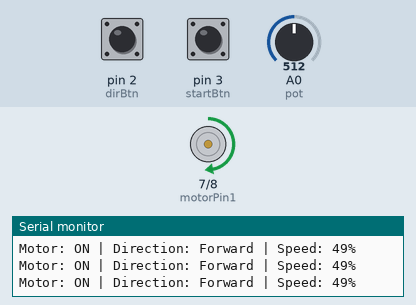
The sketch below on a simulated Arduino Uno, built with avr-gcc and run on an emulated ATmega328P. On the bench: motor-driver pin pairs drawn as motors (green arrow = first pin HIGH = forward, orange = second pin HIGH = backward, longer = more drive, scaled by the enable pin), the last lines printed to the serial monitor. The inputs (shaded band) are chosen by the test bench; at power-on: A0 (pot) = 512, pin 2 (dirBtn) HIGH, pin 3 (startBtn) HIGH.

Above: at 1.2 s.
1.3 s: A0 (pot) set to 1023
At 2.5 s:
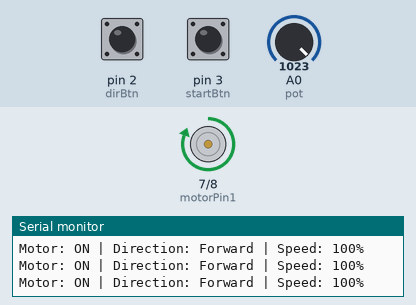
2.8 s: pin 2 (dirBtn) pulled LOW for 0.15 s
At 4.0 s:
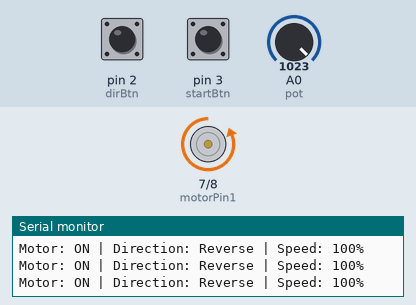
4.4 s: pin 3 (startBtn) pulled LOW for 0.15 s
At 5.7 s:
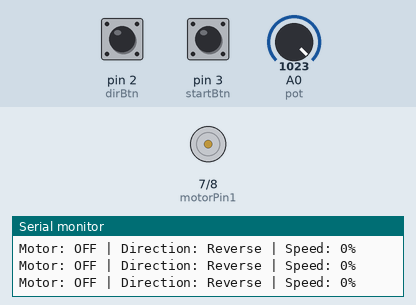
6.0 s: pin 2 (dirBtn) pulled LOW for 1 s
8.5 s: pin 3 (startBtn) pulled LOW for 1 s
At 9.7 s:
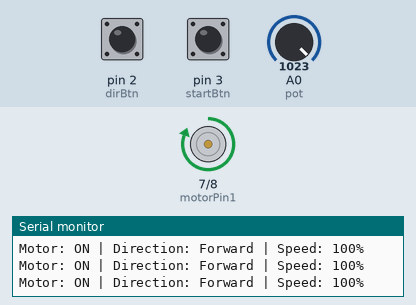
11.0 s: A0 (pot) set to 716
At 12.3 s:
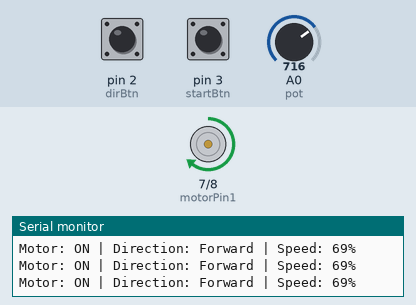
Timing chart, 0 to 13.5 s (numbered marks = the images above; inputs shaded):
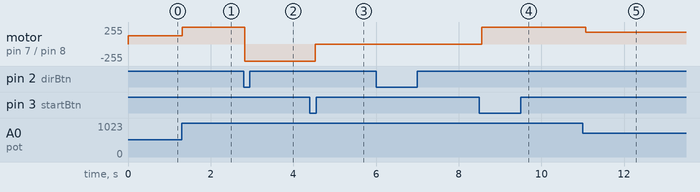

The sketch:

dc_motor.ino
```cpp
const int pot = A0;
const int dirBtn = 2;
const int startBtn = 3;

const int enablePin = 9;
const int motorPin1 = 7;
const int motorPin2 = 8;

bool motorOn = true;
bool forward = true;

bool oldDirBtn = HIGH;
bool oldStartBtn = HIGH;

void setup() {
  Serial.begin(9600);

  pinMode(dirBtn, INPUT_PULLUP);
  pinMode(startBtn, INPUT_PULLUP);

  pinMode(enablePin, OUTPUT);
  pinMode(motorPin1, OUTPUT);
  pinMode(motorPin2, OUTPUT);

  setDirection();
}

void loop() {

  bool dirState = digitalRead(dirBtn);
  bool startState = digitalRead(startBtn);

  if (dirState == LOW && oldDirBtn == HIGH) {
    forward = !forward;
    setDirection();
    delay(50);
  }
  oldDirBtn = dirState;

  if (startState == LOW && oldStartBtn == HIGH) {
    motorOn = !motorOn;
    delay(50);
  }
  oldStartBtn = startState;

  int value = analogRead(pot);
  int speed = map(value, 0, 1023, 0, 255);
  int percent = map(speed, 0, 255, 0, 100);

  if (motorOn) {
    analogWrite(enablePin, speed);
  } else {
    analogWrite(enablePin, 0);
  }

  showData(percent);

  delay(100);
}

void setDirection() {
  if (forward) {
    digitalWrite(motorPin1, HIGH);
    digitalWrite(motorPin2, LOW);
  } else {
    digitalWrite(motorPin1, LOW);
    digitalWrite(motorPin2, HIGH);
  }
}

void showData(int percent) {

  Serial.print("Motor: ");

  if (motorOn) {
    Serial.print("ON");
  } else {
    Serial.print("OFF");
  }

  Serial.print(" | Direction: ");

  if (forward) {
    Serial.print("Forward");
  } else {
    Serial.print("Reverse");
  }

  Serial.print(" | Speed: ");

  if (motorOn) {
    Serial.print(percent);
    Serial.println("%");
  } else {
    Serial.println("0%");
  }
}
```

Measured:
- after the input at 1.3 s, motor on pin 7 (motorPin1) / pin 8 (motorPin2): forward 127/255 → forward 255/255 at once
- after the input at 2.8 s, motor on pin 7 (motorPin1) / pin 8 (motorPin2): forward 255/255 → backward 255/255 at once
- after the input at 4.4 s, motor on pin 7 (motorPin1) / pin 8 (motorPin2): backward 255/255 → stopped after 0.13 s
- after the input at 8.5 s, motor on pin 7 (motorPin1) / pin 8 (motorPin2): stopped → forward 255/255 after 0.06 s
- after the input at 11.0 s, motor on pin 7 (motorPin1) / pin 8 (motorPin2): forward 255/255 → forward 178/255 after 0.08 s
